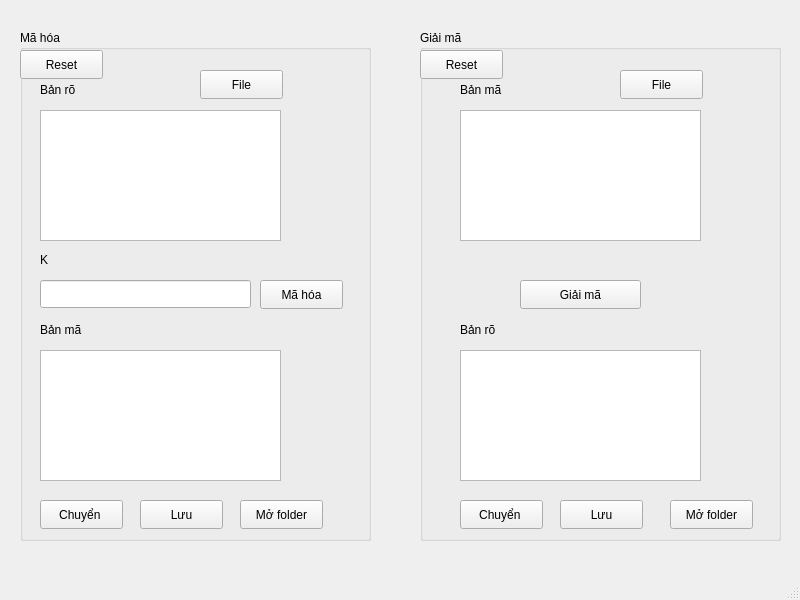
<?xml version="1.0" encoding="UTF-8"?>
<ui version="4.0">
 <class>MainWindow</class>
 <widget class="QMainWindow" name="MainWindow">
  <property name="geometry">
   <rect>
    <x>0</x>
    <y>0</y>
    <width>800</width>
    <height>600</height>
   </rect>
  </property>
  <property name="windowTitle">
   <string>MainWindow</string>
  </property>
  <widget class="QWidget" name="centralwidget">
   <widget class="QLineEdit" name="myKeyInput">
    <property name="geometry">
     <rect>
      <x>40</x>
      <y>280</y>
      <width>211</width>
      <height>28</height>
     </rect>
    </property>
    <property name="text">
     <string/>
    </property>
   </widget>
   <widget class="QTextEdit" name="myTextEditInput">
    <property name="geometry">
     <rect>
      <x>40</x>
      <y>110</y>
      <width>241</width>
      <height>131</height>
     </rect>
    </property>
   </widget>
   <widget class="QLabel" name="label">
    <property name="geometry">
     <rect>
      <x>40</x>
      <y>80</y>
      <width>63</width>
      <height>20</height>
     </rect>
    </property>
    <property name="text">
     <string>Bản rõ</string>
    </property>
   </widget>
   <widget class="QLabel" name="label_2">
    <property name="geometry">
     <rect>
      <x>40</x>
      <y>320</y>
      <width>63</width>
      <height>20</height>
     </rect>
    </property>
    <property name="text">
     <string>Bản mã</string>
    </property>
   </widget>
   <widget class="QLabel" name="label_5">
    <property name="geometry">
     <rect>
      <x>40</x>
      <y>250</y>
      <width>63</width>
      <height>20</height>
     </rect>
    </property>
    <property name="text">
     <string>K</string>
    </property>
   </widget>
   <widget class="QTextEdit" name="myTextEditOutput">
    <property name="geometry">
     <rect>
      <x>40</x>
      <y>350</y>
      <width>241</width>
      <height>131</height>
     </rect>
    </property>
   </widget>
   <widget class="QPushButton" name="swap">
    <property name="geometry">
     <rect>
      <x>40</x>
      <y>500</y>
      <width>83</width>
      <height>29</height>
     </rect>
    </property>
    <property name="text">
     <string>Chuyển </string>
    </property>
   </widget>
   <widget class="QPushButton" name="openPlaintText">
    <property name="geometry">
     <rect>
      <x>200</x>
      <y>70</y>
      <width>83</width>
      <height>29</height>
     </rect>
    </property>
    <property name="text">
     <string>File</string>
    </property>
   </widget>
   <widget class="QPushButton" name="openCypherText">
    <property name="geometry">
     <rect>
      <x>620</x>
      <y>70</y>
      <width>83</width>
      <height>29</height>
     </rect>
    </property>
    <property name="text">
     <string>File</string>
    </property>
   </widget>
   <widget class="QLabel" name="label_3">
    <property name="geometry">
     <rect>
      <x>460</x>
      <y>80</y>
      <width>63</width>
      <height>20</height>
     </rect>
    </property>
    <property name="text">
     <string>Bản mã</string>
    </property>
   </widget>
   <widget class="QLabel" name="label_4">
    <property name="geometry">
     <rect>
      <x>460</x>
      <y>320</y>
      <width>63</width>
      <height>20</height>
     </rect>
    </property>
    <property name="text">
     <string>Bản rõ</string>
    </property>
   </widget>
   <widget class="QTextEdit" name="myTextEditInput2">
    <property name="geometry">
     <rect>
      <x>460</x>
      <y>110</y>
      <width>241</width>
      <height>131</height>
     </rect>
    </property>
   </widget>
   <widget class="QPushButton" name="myDecryptButton">
    <property name="geometry">
     <rect>
      <x>520</x>
      <y>280</y>
      <width>121</width>
      <height>29</height>
     </rect>
    </property>
    <property name="text">
     <string>Giải mã</string>
    </property>
   </widget>
   <widget class="QTextEdit" name="myTextEditOutput2">
    <property name="geometry">
     <rect>
      <x>460</x>
      <y>350</y>
      <width>241</width>
      <height>131</height>
     </rect>
    </property>
   </widget>
   <widget class="QGroupBox" name="groupBox">
    <property name="geometry">
     <rect>
      <x>20</x>
      <y>30</y>
      <width>351</width>
      <height>511</height>
     </rect>
    </property>
    <property name="title">
     <string>Mã hóa</string>
    </property>
    <widget class="QPushButton" name="openCypher">
     <property name="geometry">
      <rect>
       <x>220</x>
       <y>470</y>
       <width>83</width>
       <height>29</height>
      </rect>
     </property>
     <property name="text">
      <string>Mở folder</string>
     </property>
    </widget>
    <widget class="QPushButton" name="save1">
     <property name="geometry">
      <rect>
       <x>120</x>
       <y>470</y>
       <width>83</width>
       <height>29</height>
      </rect>
     </property>
     <property name="text">
      <string>Lưu</string>
     </property>
    </widget>
    <widget class="QPushButton" name="myEncryptButton">
     <property name="geometry">
      <rect>
       <x>240</x>
       <y>250</y>
       <width>83</width>
       <height>29</height>
      </rect>
     </property>
     <property name="text">
      <string>Mã hóa</string>
     </property>
    </widget>
    <widget class="QPushButton" name="Reset">
     <property name="geometry">
      <rect>
       <x>0</x>
       <y>20</y>
       <width>83</width>
       <height>29</height>
      </rect>
     </property>
     <property name="text">
      <string>Reset</string>
     </property>
    </widget>
   </widget>
   <widget class="QGroupBox" name="groupBox_2">
    <property name="geometry">
     <rect>
      <x>420</x>
      <y>30</y>
      <width>361</width>
      <height>511</height>
     </rect>
    </property>
    <property name="title">
     <string>Giải mã</string>
    </property>
    <widget class="QPushButton" name="openPlaint">
     <property name="geometry">
      <rect>
       <x>250</x>
       <y>470</y>
       <width>83</width>
       <height>29</height>
      </rect>
     </property>
     <property name="text">
      <string>Mở folder</string>
     </property>
    </widget>
    <widget class="QPushButton" name="save2">
     <property name="geometry">
      <rect>
       <x>140</x>
       <y>470</y>
       <width>83</width>
       <height>29</height>
      </rect>
     </property>
     <property name="text">
      <string>Lưu</string>
     </property>
    </widget>
    <widget class="QPushButton" name="swap_2">
     <property name="geometry">
      <rect>
       <x>40</x>
       <y>470</y>
       <width>83</width>
       <height>29</height>
      </rect>
     </property>
     <property name="text">
      <string>Chuyển </string>
     </property>
    </widget>
    <widget class="QPushButton" name="Reset2">
     <property name="geometry">
      <rect>
       <x>0</x>
       <y>20</y>
       <width>83</width>
       <height>29</height>
      </rect>
     </property>
     <property name="text">
      <string>Reset</string>
     </property>
    </widget>
   </widget>
   <zorder>groupBox</zorder>
   <zorder>groupBox_2</zorder>
   <zorder>myKeyInput</zorder>
   <zorder>myTextEditInput</zorder>
   <zorder>label</zorder>
   <zorder>label_2</zorder>
   <zorder>label_5</zorder>
   <zorder>myTextEditOutput</zorder>
   <zorder>swap</zorder>
   <zorder>openPlaintText</zorder>
   <zorder>openCypherText</zorder>
   <zorder>label_3</zorder>
   <zorder>label_4</zorder>
   <zorder>myTextEditInput2</zorder>
   <zorder>myDecryptButton</zorder>
   <zorder>myTextEditOutput2</zorder>
  </widget>
  <widget class="QStatusBar" name="statusbar"/>
 </widget>
 <resources/>
 <connections/>
</ui>
